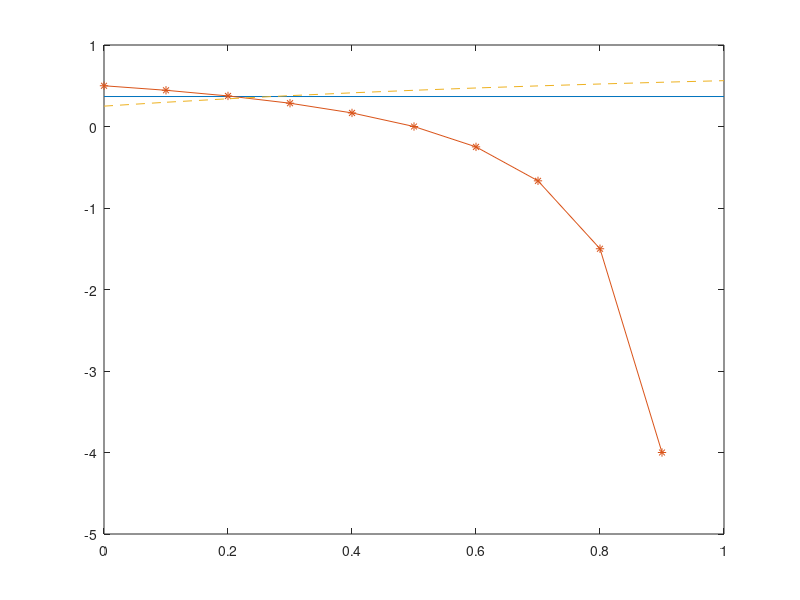

Write the MATLAB code that produced this figure.
x=[0:0.1:1]';
b = exp(-1).*ones(11,1);
plot(x,b);
hold;
ci = (1/2 - x)./(1 - x);
cii = ((2*x+1)./(2*x+2)).^2;
plot(x,ci,'-*');
plot(x,cii,'--');